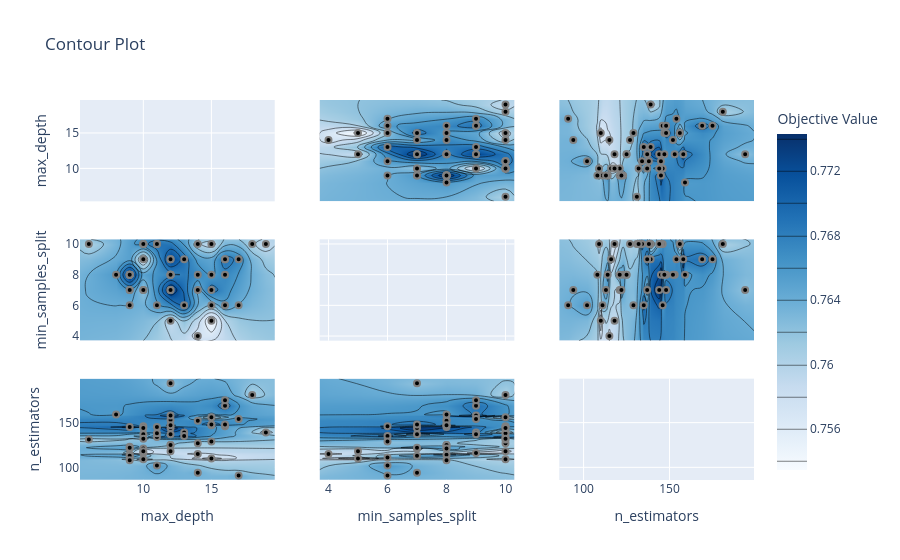

This figure's notebook cell:
### Markdown cell above
## contour plot

### Code cell
plot_contour(study).show()

### Figure 1 — Plotly figure (JSON) as saved in the notebook; plotly's stock layout.template omitted (floating-point values rounded to 4 significant figures; data arrays with more than 128 entries replaced by an {"elided": "..."} marker saying what was removed)
{"data": [{"type": "scatter", "xaxis": "x", "yaxis": "y"}, {"colorbar": {"title": {"text": "Objective Value"}}, "colorscale": [[0, "rgb(247,251,255)"], [0.125, "rgb(222,235,247)"], [0.25, "rgb(198,219,239)"], [0.375, "rgb(158,202,225)"], [0.5, "rgb(107,174,214)"], [0.625, "rgb(66,146,198)"], [0.75, "rgb(33,113,181)"], [0.875, "rgb(8,81,156)"], [1, "rgb(8,48,107)"]], "connectgaps": true, "contours": {"coloring": "heatmap"}, "hoverinfo": "none", "line": {"smoothing": 1.3}, "reversescale": false, "showscale": true, "type": "contour", "x": [5.35, 6, 8, 9, 10, 11, 12, 13, 14, 15, 16, 17, 18, 19, 19.65], "xaxis": "x4", "y": [3.7, 4, 5, 6, 7, 8, 9, 10, 10.3], "yaxis": "y4", "z": {"elided": "9x15 float values"}}, {"marker": {"color": "black", "line": {"color": "Gray", "width": 2}}, "mode": "markers", "name": "Feasible Trial", "showlegend": false, "type": "scatter", "x": [18, 12, 12, 16, 9, 14, 10, 12, 9, 12, 11, 17, 11, 12, 9, 10, 10, 14, 11, 10, 9, 19, 6, 11, 16, 10, 9, 9, 10, 16, 13, 10, 12, 10, 15, 12, 15, 13, 14, 15, 12, 12, 16, 8, 15, 17, 9, 9, 14, 15], "xaxis": "x4", "y": [10, 8, 5, 6, 8, 7, 7, 7, 8, 7, 10, 6, 6, 8, 8, 9, 10, 10, 10, 7, 6, 10, 10, 10, 9, 10, 7, 8, 10, 8, 9, 10, 9, 10, 10, 8, 8, 6, 8, 6, 8, 9, 9, 8, 7, 9, 8, 7, 4, 5], "yaxis": "y4"}, {"colorbar": {"title": {"text": "Objective Value"}}, "colorscale": [[0, "rgb(247,251,255)"], [0.125, "rgb(222,235,247)"], [0.25, "rgb(198,219,239)"], [0.375, "rgb(158,202,225)"], [0.5, "rgb(107,174,214)"], [0.625, "rgb(66,146,198)"], [0.75, "rgb(33,113,181)"], [0.875, "rgb(8,81,156)"], [1, "rgb(8,48,107)"]], "connectgaps": true, "contours": {"coloring": "heatmap"}, "hoverinfo": "none", "line": {"smoothing": 1.3}, "reversescale": false, "showscale": false, "type": "contour", "x": [5.35, 6, 8, 9, 10, 11, 12, 13, 14, 15, 16, 17, 18, 19, 19.65], "xaxis": "x7", "y": [85.85, 91, 94, 102, 108, 109, 110, 111, 113, 114, 115, 116, 118, 121, 122, 123, 125, 127, 129, 131, 132, 134, 135, 137, 138, 139, 144, 145, 146, 147, 148, 152, 153, 154, 156, 158, 159, 169, 175, 181, 194, 199.2], "yaxis": "y7", "z": {"elided": "42x15 float values"}}, {"marker": {"color": "black", "line": {"color": "Gray", "width": 2}}, "mode": "markers", "name": "Feasible Trial", "showlegend": false, "type": "scatter", "x": [18, 12, 12, 16, 9, 14, 10, 12, 9, 12, 11, 17, 11, 12, 9, 10, 10, 14, 11, 10, 9, 19, 6, 11, 16, 10, 9, 9, 10, 16, 13, 10, 12, 10, 15, 12, 15, 13, 14, 15, 12, 12, 16, 8, 15, 17, 9, 9, 14, 15], "xaxis": "x7", "y": [181, 153, 118, 146, 114, 94, 121, 144, 145, 194, 134, 91, 102, 125, 123, 116, 146, 127, 145, 137, 111, 139, 131, 138, 169, 118, 113, 108, 132, 148, 139, 144, 158, 109, 156, 125, 147, 135, 152, 129, 147, 137, 175, 159, 148, 154, 121, 122, 115, 110], "yaxis": "y7"}, {"colorbar": {"title": {"text": "Objective Value"}}, "colorscale": [[0, "rgb(247,251,255)"], [0.125, "rgb(222,235,247)"], [0.25, "rgb(198,219,239)"], [0.375, "rgb(158,202,225)"], [0.5, "rgb(107,174,214)"], [0.625, "rgb(66,146,198)"], [0.75, "rgb(33,113,181)"], [0.875, "rgb(8,81,156)"], [1, "rgb(8,48,107)"]], "connectgaps": true, "contours": {"coloring": "heatmap"}, "hoverinfo": "none", "line": {"smoothing": 1.3}, "reversescale": false, "showscale": false, "type": "contour", "x": [3.7, 4, 5, 6, 7, 8, 9, 10, 10.3], "xaxis": "x2", "y": [5.35, 6, 8, 9, 10, 11, 12, 13, 14, 15, 16, 17, 18, 19, 19.65], "yaxis": "y2", "z": {"elided": "15x9 float values"}}, {"marker": {"color": "black", "line": {"color": "Gray", "width": 2}}, "mode": "markers", "name": "Feasible Trial", "showlegend": false, "type": "scatter", "x": [10, 8, 5, 6, 8, 7, 7, 7, 8, 7, 10, 6, 6, 8, 8, 9, 10, 10, 10, 7, 6, 10, 10, 10, 9, 10, 7, 8, 10, 8, 9, 10, 9, 10, 10, 8, 8, 6, 8, 6, 8, 9, 9, 8, 7, 9, 8, 7, 4, 5], "xaxis": "x2", "y": [18, 12, 12, 16, 9, 14, 10, 12, 9, 12, 11, 17, 11, 12, 9, 10, 10, 14, 11, 10, 9, 19, 6, 11, 16, 10, 9, 9, 10, 16, 13, 10, 12, 10, 15, 12, 15, 13, 14, 15, 12, 12, 16, 8, 15, 17, 9, 9, 14, 15], "yaxis": "y2"}, {"type": "scatter", "xaxis": "x5", "yaxis": "y5"}, {"colorbar": {"title": {"text": "Objective Value"}}, "colorscale": [[0, "rgb(247,251,255)"], [0.125, "rgb(222,235,247)"], [0.25, "rgb(198,219,239)"], [0.375, "rgb(158,202,225)"], [0.5, "rgb(107,174,214)"], [0.625, "rgb(66,146,198)"], [0.75, "rgb(33,113,181)"], [0.875, "rgb(8,81,156)"], [1, "rgb(8,48,107)"]], "connectgaps": true, "contours": {"coloring": "heatmap"}, "hoverinfo": "none", "line": {"smoothing": 1.3}, "reversescale": false, "showscale": false, "type": "contour", "x": [3.7, 4, 5, 6, 7, 8, 9, 10, 10.3], "xaxis": "x8", "y": [85.85, 91, 94, 102, 108, 109, 110, 111, 113, 114, 115, 116, 118, 121, 122, 123, 125, 127, 129, 131, 132, 134, 135, 137, 138, 139, 144, 145, 146, 147, 148, 152, 153, 154, 156, 158, 159, 169, 175, 181, 194, 199.2], "yaxis": "y8", "z": {"elided": "42x9 float values"}}, {"marker": {"color": "black", "line": {"color": "Gray", "width": 2}}, "mode": "markers", "name": "Feasible Trial", "showlegend": false, "type": "scatter", "x": [10, 8, 5, 6, 8, 7, 7, 7, 8, 7, 10, 6, 6, 8, 8, 9, 10, 10, 10, 7, 6, 10, 10, 10, 9, 10, 7, 8, 10, 8, 9, 10, 9, 10, 10, 8, 8, 6, 8, 6, 8, 9, 9, 8, 7, 9, 8, 7, 4, 5], "xaxis": "x8", "y": [181, 153, 118, 146, 114, 94, 121, 144, 145, 194, 134, 91, 102, 125, 123, 116, 146, 127, 145, 137, 111, 139, 131, 138, 169, 118, 113, 108, 132, 148, 139, 144, 158, 109, 156, 125, 147, 135, 152, 129, 147, 137, 175, 159, 148, 154, 121, 122, 115, 110], "yaxis": "y8"}, {"colorbar": {"title": {"text": "Objective Value"}}, "colorscale": [[0, "rgb(247,251,255)"], [0.125, "rgb(222,235,247)"], [0.25, "rgb(198,219,239)"], [0.375, "rgb(158,202,225)"], [0.5, "rgb(107,174,214)"], [0.625, "rgb(66,146,198)"], [0.75, "rgb(33,113,181)"], [0.875, "rgb(8,81,156)"], [1, "rgb(8,48,107)"]], "connectgaps": true, "contours": {"coloring": "heatmap"}, "hoverinfo": "none", "line": {"smoothing": 1.3}, "reversescale": false, "showscale": false, "type": "contour", "x": [85.85, 91, 94, 102, 108, 109, 110, 111, 113, 114, 115, 116, 118, 121, 122, 123, 125, 127, 129, 131, 132, 134, 135, 137, 138, 139, 144, 145, 146, 147, 148, 152, 153, 154, 156, 158, 159, 169, 175, 181, 194, 199.2], "xaxis": "x3", "y": [5.35, 6, 8, 9, 10, 11, 12, 13, 14, 15, 16, 17, 18, 19, 19.65], "yaxis": "y3", "z": {"elided": "15x42 float values"}}, {"marker": {"color": "black", "line": {"color": "Gray", "width": 2}}, "mode": "markers", "name": "Feasible Trial", "showlegend": false, "type": "scatter", "x": [181, 153, 118, 146, 114, 94, 121, 144, 145, 194, 134, 91, 102, 125, 123, 116, 146, 127, 145, 137, 111, 139, 131, 138, 169, 118, 113, 108, 132, 148, 139, 144, 158, 109, 156, 125, 147, 135, 152, 129, 147, 137, 175, 159, 148, 154, 121, 122, 115, 110], "xaxis": "x3", "y": [18, 12, 12, 16, 9, 14, 10, 12, 9, 12, 11, 17, 11, 12, 9, 10, 10, 14, 11, 10, 9, 19, 6, 11, 16, 10, 9, 9, 10, 16, 13, 10, 12, 10, 15, 12, 15, 13, 14, 15, 12, 12, 16, 8, 15, 17, 9, 9, 14, 15], "yaxis": "y3"}, {"colorbar": {"title": {"text": "Objective Value"}}, "colorscale": [[0, "rgb(247,251,255)"], [0.125, "rgb(222,235,247)"], [0.25, "rgb(198,219,239)"], [0.375, "rgb(158,202,225)"], [0.5, "rgb(107,174,214)"], [0.625, "rgb(66,146,198)"], [0.75, "rgb(33,113,181)"], [0.875, "rgb(8,81,156)"], [1, "rgb(8,48,107)"]], "connectgaps": true, "contours": {"coloring": "heatmap"}, "hoverinfo": "none", "line": {"smoothing": 1.3}, "reversescale": false, "showscale": false, "type": "contour", "x": [85.85, 91, 94, 102, 108, 109, 110, 111, 113, 114, 115, 116, 118, 121, 122, 123, 125, 127, 129, 131, 132, 134, 135, 137, 138, 139, 144, 145, 146, 147, 148, 152, 153, 154, 156, 158, 159, 169, 175, 181, 194, 199.2], "xaxis": "x6", "y": [3.7, 4, 5, 6, 7, 8, 9, 10, 10.3], "yaxis": "y6", "z": {"elided": "9x42 float values"}}, {"marker": {"color": "black", "line": {"color": "Gray", "width": 2}}, "mode": "markers", "name": "Feasible Trial", "showlegend": false, "type": "scatter", "x": [181, 153, 118, 146, 114, 94, 121, 144, 145, 194, 134, 91, 102, 125, 123, 116, 146, 127, 145, 137, 111, 139, 131, 138, 169, 118, 113, 108, 132, 148, 139, 144, 158, 109, 156, 125, 147, 135, 152, 129, 147, 137, 175, 159, 148, 154, 121, 122, 115, 110], "xaxis": "x6", "y": [10, 8, 5, 6, 8, 7, 7, 7, 8, 7, 10, 6, 6, 8, 8, 9, 10, 10, 10, 7, 6, 10, 10, 10, 9, 10, 7, 8, 10, 8, 9, 10, 9, 10, 10, 8, 8, 6, 8, 6, 8, 9, 9, 8, 7, 9, 8, 7, 4, 5], "yaxis": "y6"}, {"type": "scatter", "xaxis": "x9", "yaxis": "y9"}], "layout": {"title": {"text": "Contour Plot"}, "xaxis": {"anchor": "y", "domain": [0, 0.2889], "matches": "x7", "range": [5.35, 19.65], "showticklabels": false}, "xaxis2": {"anchor": "y2", "domain": [0.3556, 0.6444], "matches": "x8", "range": [3.7, 10.3], "showticklabels": false}, "xaxis3": {"anchor": "y3", "domain": [0.7111, 1], "matches": "x9", "range": [85.85, 199.2], "showticklabels": false}, "xaxis4": {"anchor": "y4", "domain": [0, 0.2889], "matches": "x7", "range": [5.35, 19.65], "showticklabels": false}, "xaxis5": {"anchor": "y5", "domain": [0.3556, 0.6444], "matches": "x8", "range": [3.7, 10.3], "showticklabels": false}, "xaxis6": {"anchor": "y6", "domain": [0.7111, 1], "matches": "x9", "range": [85.85, 199.2], "showticklabels": false}, "xaxis7": {"anchor": "y7", "domain": [0, 0.2889], "range": [5.35, 19.65], "title": {"text": "max_depth"}}, "xaxis8": {"anchor": "y8", "domain": [0.3556, 0.6444], "range": [3.7, 10.3], "title": {"text": "min_samples_split"}}, "xaxis9": {"anchor": "y9", "domain": [0.7111, 1], "range": [85.85, 199.2], "title": {"text": "n_estimators"}}, "yaxis": {"anchor": "x", "domain": [0.7333, 1], "range": [5.35, 19.65], "title": {"text": "max_depth"}}, "yaxis2": {"anchor": "x2", "domain": [0.7333, 1], "matches": "y", "range": [5.35, 19.65], "showticklabels": false}, "yaxis3": {"anchor": "x3", "domain": [0.7333, 1], "matches": "y", "range": [5.35, 19.65], "showticklabels": false}, "yaxis4": {"anchor": "x4", "domain": [0.3667, 0.6333], "range": [3.7, 10.3], "title": {"text": "min_samples_split"}}, "yaxis5": {"anchor": "x5", "domain": [0.3667, 0.6333], "matches": "y4", "range": [3.7, 10.3], "showticklabels": false}, "yaxis6": {"anchor": "x6", "domain": [0.3667, 0.6333], "matches": "y4", "range": [3.7, 10.3], "showticklabels": false}, "yaxis7": {"anchor": "x7", "domain": [0, 0.2667], "range": [85.85, 199.2], "title": {"text": "n_estimators"}}, "yaxis8": {"anchor": "x8", "domain": [0, 0.2667], "matches": "y7", "range": [85.85, 199.2], "showticklabels": false}, "yaxis9": {"anchor": "x9", "domain": [0, 0.2667], "matches": "y7", "range": [85.85, 199.2], "showticklabels": false}}}
